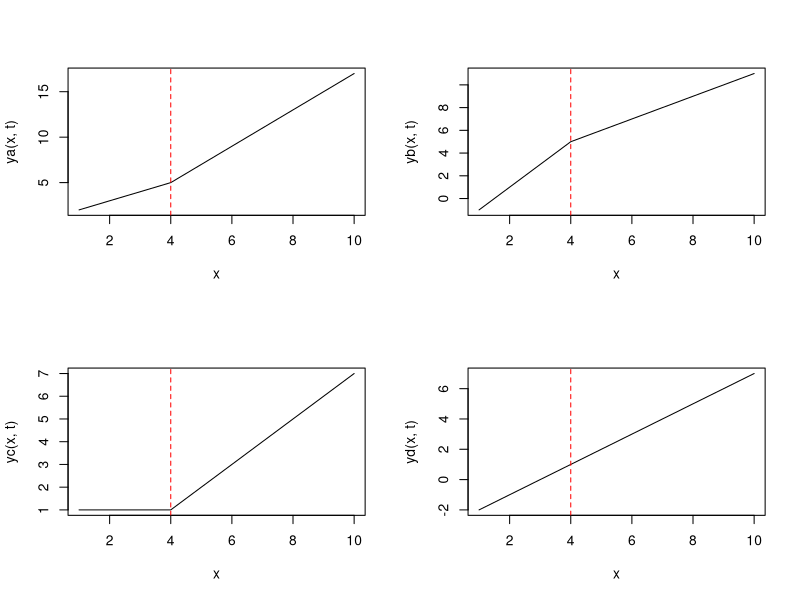

The R source for this figure:
x = seq(1,10,by=.25)
t = 4


ya = function(x,t){
   return(1 + x + ((x-t)*I(x > t)))
}

yb = function(x,t){
   return(1 + x + ((x-t)*I(x <= t)))
}

yc = function(x,t){
   return(1*I(x > t) + 1*I(x <= t) + ((x-t)*I(x > t)))
}

yd = function(x,t){
   return(1 + (x-t)*I(x<=t) + (x-t)*I(x>t))
}


par(mfrow=c(2,2))
plot(x,ya(x,t),type="l")
abline(v = t,col="red",lty="dashed")

plot(x,yb(x,t),type="l")
abline(v = t,col="red",lty="dashed")

plot(x,yc(x,t),type="l")
abline(v = t,col="red",lty="dashed")

plot(x,yd(x,t),type="l")
abline(v = t,col="red",lty="dashed")